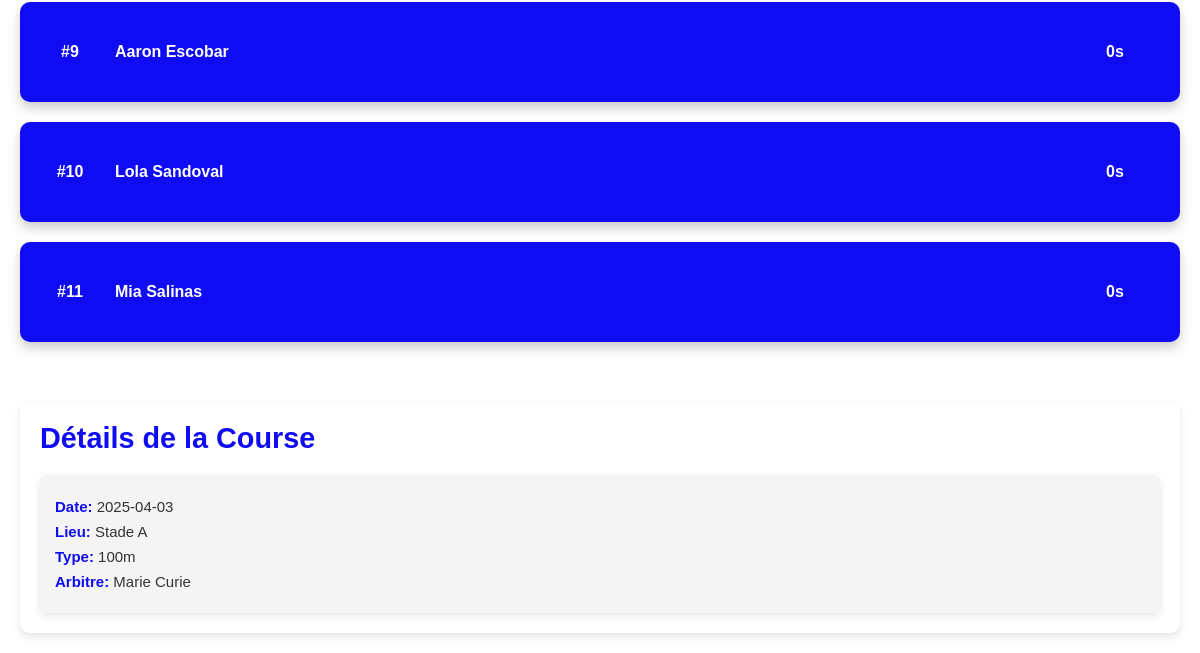
The page /results.php?course_id=3 (lower part) on the database as committed earlier.
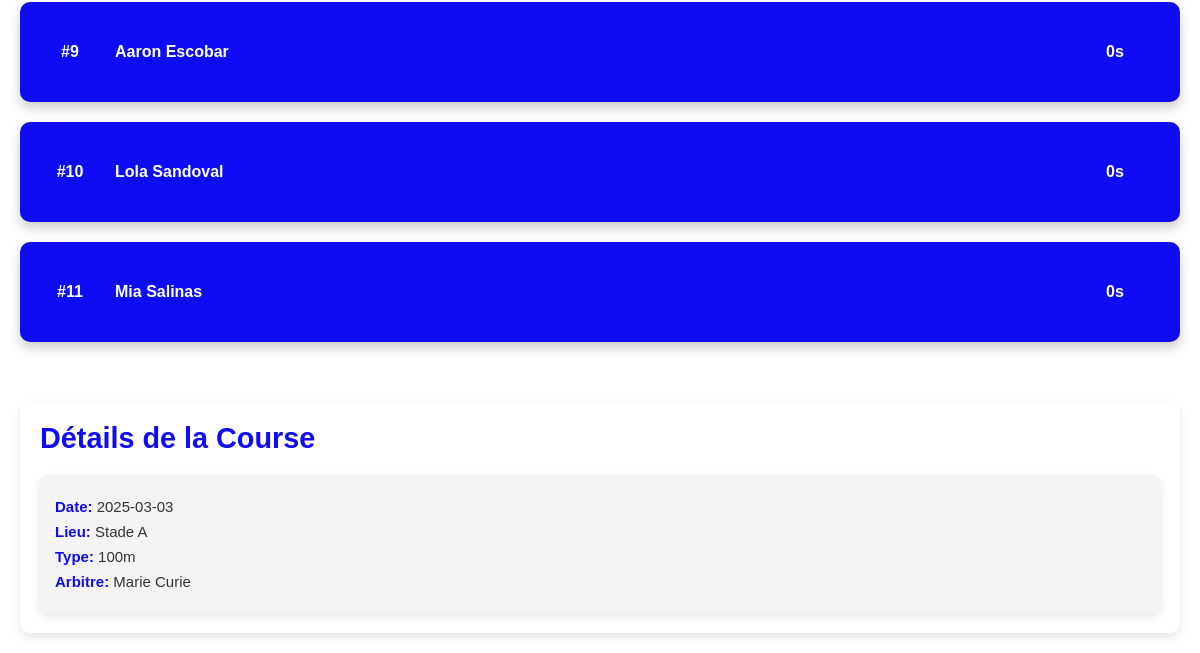
The same page on the database as committed later.
### tables this page shows
CREATE TABLE `course` (
  `id` bigint(20) UNSIGNED NOT NULL,
  `date` date NOT NULL,
  `lieu` varchar(255) NOT NULL,
  `type` varchar(30) NOT NULL,
  `arbitre` varchar(50) NOT NULL
);

### results.php (the view, shortened to what this page needs)
<?php
$servername = "localhost";
$username = "root";
$password = "";
$dbname = "test";
$connexion = new mysqli($servername, $username, $password, $dbname);
$course_id = isset($_GET['course_id']) ? intval($_GET['course_id']) : 0;
if ($course_id > 0) {
    $sql_course_info = "SELECT * FROM course WHERE id = $course_id";
    $result_course_info = $connexion->query($sql_course_info);
    $course_info = $result_course_info->fetch_assoc();
    $sql_ranking = "
        SELECT ca.temps, a.name, a.firstname, a.nationality, a.distance, a.date_de_naissance
        FROM course_athelete ca
        JOIN athelete a ON ca.athelete_id = a.id
        WHERE ca.course_id = $course_id
        ORDER BY ca.temps ASC";
    $result_ranking = $connexion->query($sql_ranking);
} else {
    $course_info = null;
    $result_ranking = null;
}
?>
<!DOCTYPE html>
<html lang="fr">
<head>
    <link rel="stylesheet" href="styles1.css">
</head>
<body>
    <div class="ranking-container">
        <?php if ($result_ranking && $result_ranking->num_rows > 0): ?>
            <?php $position = 1; ?>
            <?php while ($row = $result_ranking->fetch_assoc()): ?>
                <div class="athlete-card" onmouseover="showDetails(this)" onmouseout="hideDetails(this)">
                    <div class="card-front">
                        <span class="position">#<?= $position++; ?></span>
                        <span class="name"><?= $row['firstname'] . " " . $row['name']; ?></span>
                        <span class="time"><?= $row['temps']; ?>s</span>
                    </div>
                </div>
            <?php endwhile; ?>
        <?php else: ?>
            <p>Aucun classement disponible pour cette course.</p>
        <?php endif; ?>
    </div>
    <div class="course-info">
        <h2>Détails de la Course</h2>
        <?php if ($course_info): ?>
            <div class="info-card">
                <p><strong>Date:</strong> <?= $course_info['date']; ?></p>
                <p><strong>Lieu:</strong> <?= $course_info['lieu']; ?></p>
                <p><strong>Type:</strong> <?= $course_info['type']; ?></p>
                <p><strong>Arbitre:</strong> <?= $course_info['arbitre']; ?></p>
            </div>
        <?php else: ?>
            <p>Aucune information disponible sur cette course.</p>
        <?php endif; ?>
    </div>
</body>
</html>

Rows that differ between the two databases and show on the page:
changed course "Stade A": date "2025-04-03" → "2025-03-03"
